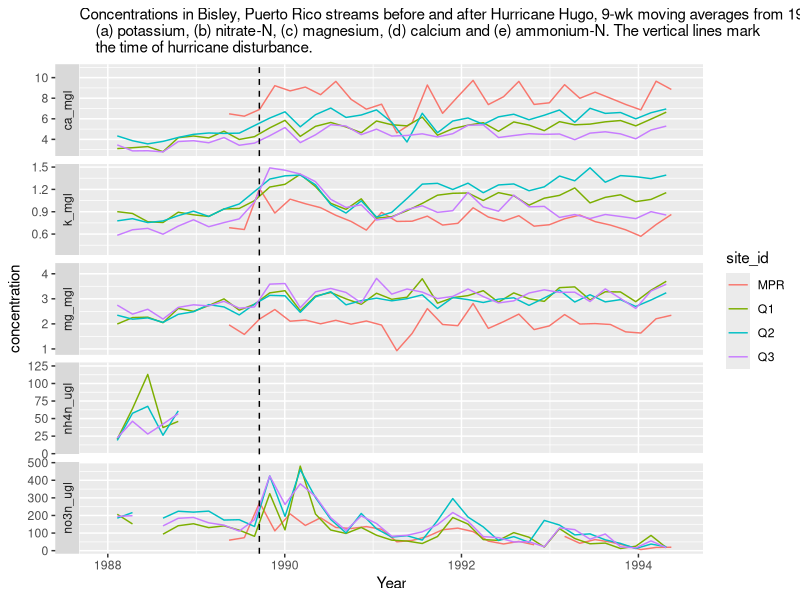

This figure's R source:
## ---- chunk 1
library(tidyverse)
bisley_mov_ave_long <- read_csv("../output/bisley_mov_ave_long.csv")
ggplot(
  data = bisley_mov_ave_long,
  mapping = aes(
    x = window_start,
    y = concentration,
    color = site_id
  )
) +
  xlim(ymd("1988-01-01"), ymd("1994-06-01")) +
  geom_line() +
  facet_wrap(
    ~ion,
    scales = "free_y",
    ncol = 1,
    strip.position = "left"
  ) +
  xlab("Year") +
  labs(
    subtitle = "Concentrations in Bisley, Puerto Rico streams before and after Hurricane Hugo, 9-wk moving averages from 1988 through 1994.
    (a) potassium, (b) nitrate-N, (c) magnesium, (d) calcium and (e) ammonium-N. The vertical lines mark 
    the time of hurricane disturbance."
  ) +
  geom_vline(
    xintercept = ymd("1989-09-18"),
    linetype = "dashed"
  )
